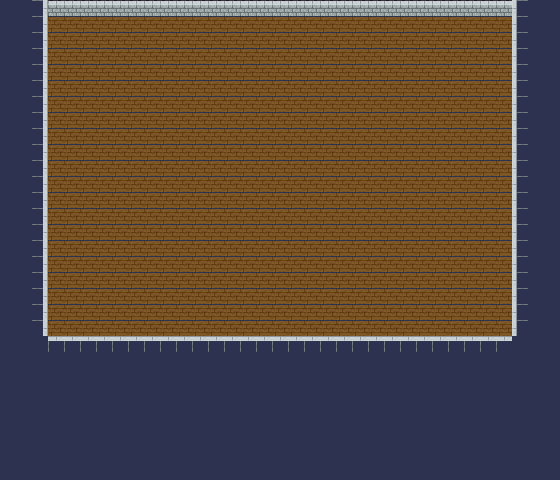

Below is a game level as drawn by its tile map, then a one-line description and the .tmx that defines it (tile-layer data replaced by summaries):
An orthogonal 35x30 tile map with 16x16 px tiles, 3 tile layers (black, floor, wall 1), 3 tilesets and 36 objects.

<map version="1.10" tiledversion="1.10.2" orientation="orthogonal" renderorder="right-down" width="35" height="30" tilewidth="16" tileheight="16" infinite="0" nextlayerid="7" nextobjectid="44">
 <tileset firstgid="1" source="black for room.tsx" />
 <tileset firstgid="553" source="ground basics.tsx" />
 <tileset firstgid="637" source="bed and door furn.tsx" />
 <layer id="1" name="black" width="35" height="30">
  <data>[1050 cells, 1050 non-empty, 1 distinct tile ids]</data>
 </layer>
 <layer id="2" name="floor" width="35" height="30">
  <data>[1050 cells, 629 non-empty, 2 distinct tile ids]</data>
 </layer>
 <layer id="4" name="wall 1" width="35" height="30">
  <data>[1050 cells, 80 non-empty, 3 distinct tile ids]</data>
 </layer>
 <objectgroup id="5" name="Object Layer 1">
  <object id="1" gid="698" x="483.722" y="101.897" width="16" height="16" />
  <object id="2" gid="738" x="484.216" y="118.205" width="16" height="16" />
  <object id="3" gid="778" x="484.711" y="135.008" width="16" height="16" />
  <object id="4" gid="697" x="467.908" y="101.897" width="16" height="16" />
  <object id="5" gid="737" x="468.896" y="118.699" width="16" height="16" />
  <object id="6" gid="777" x="469.391" y="135.008" width="16" height="16" />
  <object id="7" gid="687" x="324.098" y="148.351" width="16" height="16" />
  <object id="8" gid="688" x="339.912" y="148.351" width="16" height="16" />
  <object id="9" gid="689" x="356.22" y="148.845" width="16" height="16" />
  <object id="10" gid="729" x="356.22" y="165.153" width="16" height="16" />
  <object id="11" gid="728" x="339.418" y="164.659" width="16" height="16" />
  <object id="12" gid="727" x="324.098" y="164.165" width="16" height="16" />
  <object id="13" gid="769" x="356.715" y="180.473" width="16" height="16" />
  <object id="14" gid="768" x="339.912" y="180.473" width="16" height="16" />
  <object id="15" gid="767" x="324.098" y="180.473" width="16" height="16" />
  <object id="16" gid="1127" x="391.308" y="31.2271" width="16" height="16" />
  <object id="17" gid="1128" x="407.617" y="31.2271" width="16" height="16" />
  <object id="18" gid="1237" x="80.4606" y="300.068" width="16" height="16" />
  <object id="20" gid="1238" x="96.2748" y="300.562" width="16" height="16" />
  <object id="21" gid="1277" x="80.4606" y="315.882" width="16" height="16" />
  <object id="22" gid="1278" x="96.2748" y="315.882" width="16" height="16" />
  <object id="23" gid="1088" x="432.326" y="334.168" width="16" height="16" />
  <object id="24" gid="1088" x="465.931" y="28.7561" width="16" height="16" />
  <object id="25" gid="1088" x="263.312" y="336.144" width="16" height="16" />
  <object id="26" gid="1120" x="220.317" y="26.2851" width="16" height="16" />
  <object id="27" gid="1121" x="236.626" y="26.2851" width="16" height="16" />
  <object id="28" gid="1122" x="251.946" y="26.2851" width="16" height="16" />
  <object id="32" gid="1162" x="251.946" y="43.5819" width="16" height="16" />
  <object id="33" gid="1161" x="237.12" y="43.0877" width="16" height="16" />
  <object id="34" gid="1160" x="221.306" y="43.0877" width="16" height="16" />
  <object id="35" gid="1124" x="47.8438" y="91.5187" width="16" height="16" />
  <object id="36" gid="1164" x="47.8438" y="107.827" width="16" height="16" />
  <object id="37" gid="1204" x="47.8438" y="124.63" width="16" height="16" />
  <object id="38" gid="1244" x="47.8438" y="139.95" width="16" height="16" />
  <object id="39" gid="1165" x="416.512" y="334.662" width="16" height="16" />
  <object id="43" gid="1125" x="417.995" y="318.848" width="16" height="16" />
 </objectgroup>
 <objectgroup id="6" name="Object Layer 2" />
</map>
